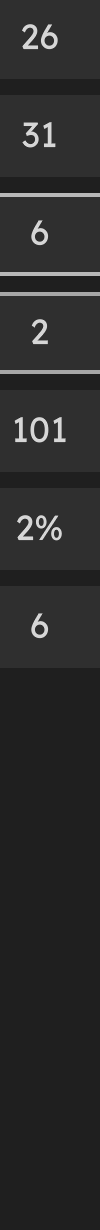
#> input picture old/min_20250324-150718.png, 100 x 1230 px
$ python createRuneTemplate.py
#> lines starting #> are read from the running program, lines starting #| are printed output that depends on the picture; after the words box and inside, x2 and y2 are one past the last pixel; in counts of white or black regions, pixels touching at a corner belong together
import cv2
import re
import os
import pytesseract
from PIL import Image

# Load the image
# Get the directory of the current script
script_dir = os.path.dirname(os.path.abspath(__file__))
# Create path to the image in the same directory
image_path = os.path.join(script_dir, "min_20250324-150718.png")
image = cv2.imread(image_path)
#> image is the input picture: shape (1230, 100, 3); min 31, max 214, mean 43

# Convert to grayscale
gray = cv2.cvtColor(image, cv2.COLOR_BGR2GRAY)

# Apply thresholding to improve OCR accuracy
gray = cv2.threshold(gray, 0, 255, cv2.THRESH_BINARY + cv2.THRESH_OTSU)[1]
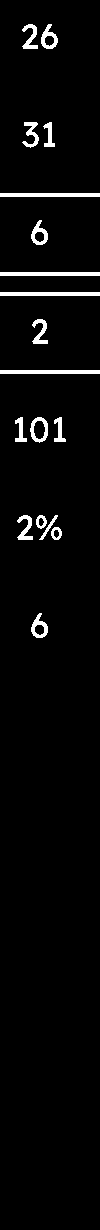
#> gray: shape (1230, 100); 3.2% white; 18 white regions, largest, box (x1, y1, x2, y2) and area: (0, 193, 100, 197) 400, (0, 272, 100, 276) 400, (0, 292, 100, 296) 400

# Perform OCR
custom_oem_psm_config = r'--oem 3 --psm 6'  # Use default OCR engine with semi-structured layout
#> (the run stopped early here; a loop or call above may not have finished)
